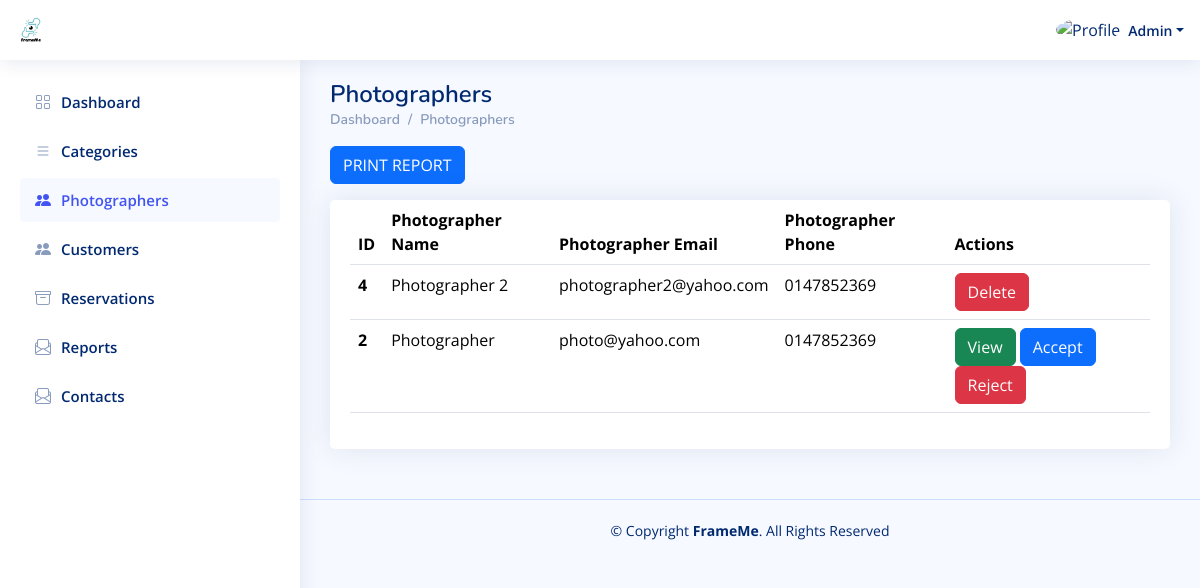
The app's page /Admin_Dashboard/Photographers.php?isReport=true (signed in), older data.
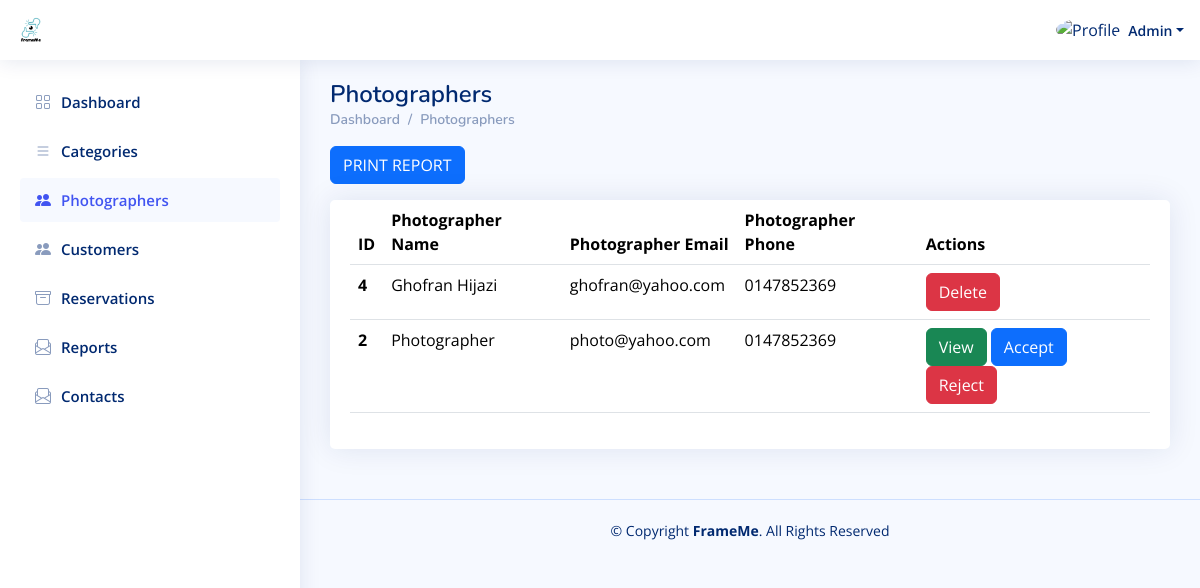
The same page, newer data.
### tables this page shows
CREATE TABLE `users` (
  `id` int(11) NOT NULL,
  `user_type_id` int(11) NOT NULL,
  `name` varchar(191) NOT NULL,
  `email` varchar(191) NOT NULL,
  `description` text DEFAULT NULL,
  `password` varchar(250) NOT NULL,
  `phone` varchar(191) NOT NULL,
  `image` varchar(250) NOT NULL,
  `request_status` varchar(191) NOT NULL DEFAULT 'Pending',
  `total_rate` double DEFAULT NULL,
  `price_range` varchar(191) DEFAULT NULL,
  `active` int(11) NOT NULL DEFAULT 1,
  `created_at` datetime NOT NULL DEFAULT current_timestamp()
);

### Admin_Dashboard/Photographers.php (the view, shortened to what the changed rows need)
<?php
include "../Connect.php";
?>
<!DOCTYPE html>
<html lang="en">
  <head>
    <link
      href="../assets/vendor/bootstrap/css/bootstrap.min.css"
      rel="stylesheet"
    />
    <link
      href="../assets/vendor/bootstrap-icons/bootstrap-icons.css"
      rel="stylesheet"
    />
    <link href="../assets/vendor/boxicons/css/boxicons.min.css" rel="stylesheet" />
    <link href="../assets/vendor/quill/quill.snow.css" rel="stylesheet" />
    <link href="../assets/vendor/quill/quill.bubble.css" rel="stylesheet" />
    <link href="../assets/vendor/remixicon/remixicon.css" rel="stylesheet" />
    <link href="../assets/vendor/simple-datatables/style.css" rel="stylesheet" />
    <link href="../assets/css/style.css" rel="stylesheet" />
  </head>
  <body>
    <main id="main" class="main">
      <div class="pagetitle">
        <h1>Photographers</h1>
      </div>
      <section class="section">
      <div class="row" id="div_print">
          <div class="col-lg-12">
            <div class="card">
              <div class="card-body">
                <table class="table datatable">
                  <thead>
                    <tr>
                      <th scope="col">ID</th>
                      <th scope="col">Photographer Name</th>
                      <th scope="col">Photographer Email</th>
                      <th scope="col">Photographer Phone</th>
                      <th scope="col">Actions</th>
                    </tr>
                  </thead>
                  <tbody>
<?php
$sql1 = mysqli_query($con, "SELECT * from users WHERE user_type_id = 2 ORDER BY id DESC");
while ($row1 = mysqli_fetch_array($sql1)) {
    $photographer_id = $row1['id'];
    $photographer_name = $row1['name'];
    $photographer_email = $row1['email'];
    $photographer_phone = $row1['phone'];
    $request_status = $row1['request_status'];
    $active = $row1['active'];
    ?>
                    <tr>
                      <th scope="row"><?php echo $photographer_id ?></th>
                      <td><?php echo $photographer_name ?></td>
                      <td><?php echo $photographer_email ?></td>
                      <td><?php echo $photographer_phone ?></td>
                      <td>
                      <?php if ($request_status == 'Pending') {?>
                        <a href="./ViewPhotographer.php?photographer_id=<?php echo $photographer_id ?>" class="btn btn-success">View</a>
                        <a href="./AcceptOrRejectPhotographer.php?photographer_id=<?php echo $photographer_id ?>&&status=Accepted" class="btn btn-primary">Accept</a>
                        <a href="./AcceptOrRejectPhotographer.php?photographer_id=<?php echo $photographer_id ?>&&status=Rejected" class="btn btn-danger">Reject</a>
                     <?php } else {?>
                      <?php if ($active == 1) {?>
<a href="./DeleteOrRestoreUser.php?user_id=<?php echo $photographer_id ?>&&isActive=<?php echo 0 ?>" class="btn btn-danger">Delete</a>
<?php } else {?>
  <a href="./DeleteOrRestoreUser.php?user_id=<?php echo $photographer_id ?>&&isActive=<?php echo 1 ?>" class="btn btn-primary">Restore</a>
<?php }?>
                     <?php }?>
                      </td>
                    </tr>
<?php
}?>
                  </tbody>
                </table>
              </div>
            </div>
          </div>
        </div>
      </section>
    </main>
  </body>
</html>

Row changes from the older to the newer data that the page shows:
changed users id 4: name "Photographer 2" → "Ghofran Hijazi"; email "photographer2@yahoo.com" → "ghofran@yahoo.com"
